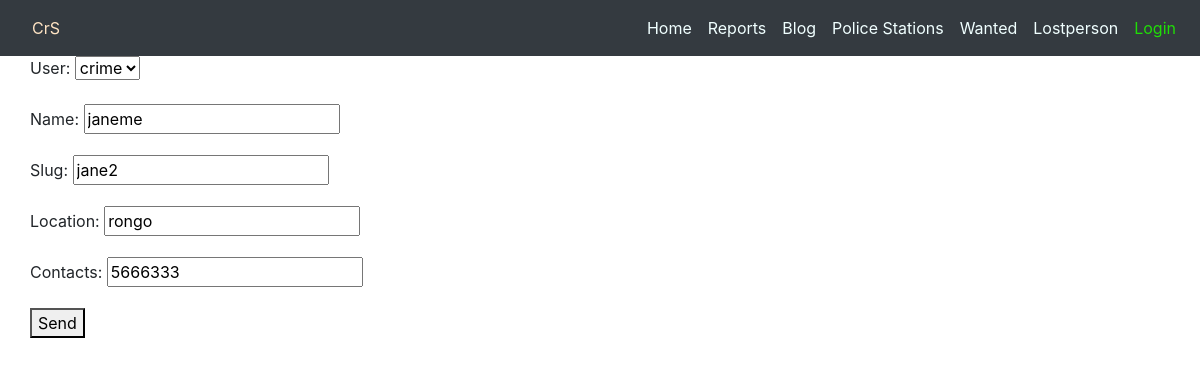
/policestation/jane2/edit, run on the app's committed database.
### policestation/models.py (models this page shows, shortened)
class PoliceStation(models.Model):
    user = models.ForeignKey(User, default =1, null=True, on_delete = models.SET_NULL)
    name = models.CharField(max_length =50)
    slug =models.SlugField(unique = True, default = False)
    location = models.CharField(max_length =50)
    Contacts = models.IntegerField()

### policestation/views.py (the view)
# urls.py: path('<str:slug>/edit', views.policestation_update ),
def policestation_update(request, slug):
    obj = get_object_or_404(PoliceStation, slug=slug)
    form = PoliceStationModelForm(request.POST or None, instance=obj)
    if form.is_valid():
        form.save()
    context ={'form':form, "my_title":f"update{obj.name}"}
    return render(request, 'policestation/form.html', context)

### policestation/forms.py
class PoliceStationModelForm(forms.ModelForm):
    class Meta:
        model = PoliceStation
        fields = '__all__'

### policestation/templates/policestation/form.html (shortened to what this page needs)
{% extends "base.html"%}
{% block content %}
<div class="container">
    <div class="row">
      <form method="post" action="" enctype="multipart/form-data">
    {{form.as_p}}
    <button type="submit">Send</button>
    </form>
    </div>
</div>
{% endblock %}

### data on the page
PoliceStation: user "crime", name "janeme", slug "jane2", location "rongo", Contacts "5666333"
